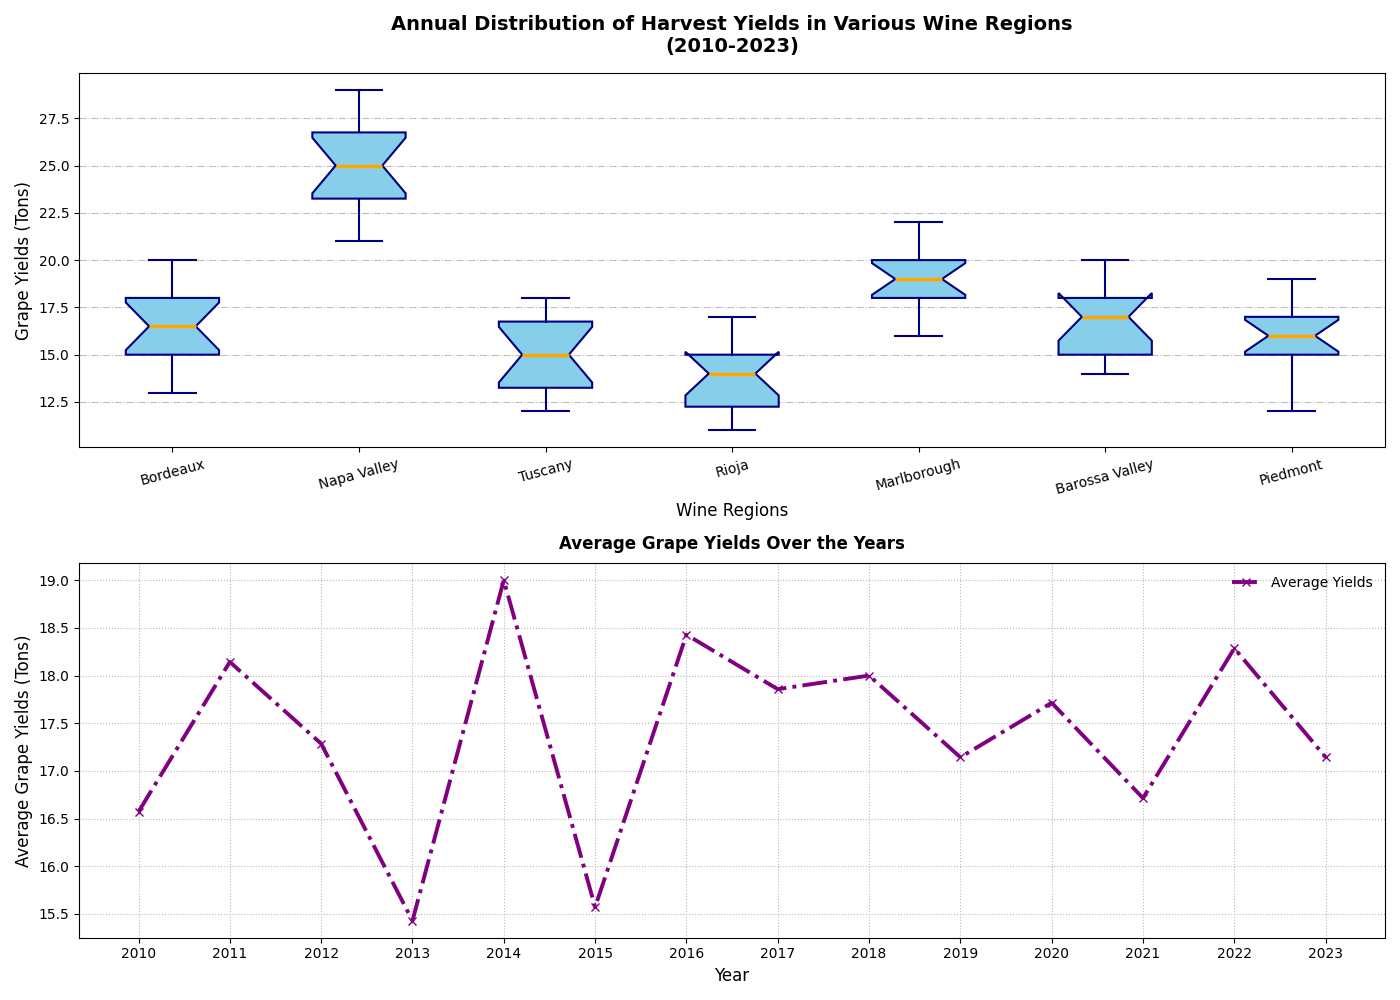

Python code for this plot:
import matplotlib.pyplot as plt

bordeaux_yields = [18, 14, 16, 13, 19, 15, 20, 18, 16, 17, 19, 13, 15, 18]
napa_valley_yields = [23, 24, 25, 21, 27, 23, 26, 28, 22, 24, 29, 25, 27, 26]
tuscany_yields = [14, 17, 16, 12, 17, 13, 15, 16, 18, 14, 15, 12, 18, 13]
rioja_yields = [13, 15, 16, 11, 17, 12, 14, 15, 16, 13, 12, 14, 11, 15]
marlborough_yields = [18, 21, 22, 16, 19, 17, 20, 18, 19, 21, 17, 20, 18, 19]
barossa_valley_yields = [15, 18, 14, 19, 17, 14, 18, 15, 17, 14, 18, 16, 20, 17]
piedmont_yields = [15, 18, 12, 16, 17, 15, 16, 15, 18, 17, 14, 17, 19, 12]

yield_data = [
    bordeaux_yields,
    napa_valley_yields,
    tuscany_yields,
    rioja_yields,
    marlborough_yields,
    barossa_valley_yields,
    piedmont_yields
]

regions = ['Bordeaux', 'Napa Valley', 'Tuscany', 'Rioja', 'Marlborough', 'Barossa Valley', 'Piedmont']

fig, ax = plt.subplots(2, 1, figsize=(14, 10))

# Randomly changing boxplot styles
ax[0].boxplot(yield_data, patch_artist=True, notch=True,
              boxprops=dict(facecolor='skyblue', color='navy', linewidth=1.5),
              whiskerprops=dict(color='navy', linewidth=1.5),
              capprops=dict(color='navy', linewidth=1.5),
              medianprops=dict(color='orange', linewidth=2.5),
              flierprops=dict(marker='+', color='navy', alpha=0.7))

ax[0].set_title('Annual Distribution of Harvest Yields in Various Wine Regions\n(2010-2023)', fontsize=14, fontweight='bold', pad=15)
ax[0].set_xlabel('Wine Regions', fontsize=12)
ax[0].set_ylabel('Grape Yields (Tons)', fontsize=12)
ax[0].set_xticklabels(regions, rotation=15)
ax[0].grid(axis='y', linestyle='-.', alpha=0.8)  # Changed grid style

years = list(range(2010, 2024))
average_yields_per_year = [
    sum(yields) / len(yields) for yields in zip(*yield_data)
]

# Random changes in plot styles
ax[1].plot(years, average_yields_per_year, marker='x', color='purple', linewidth=2.8, linestyle='-.', label='Average Yields')
ax[1].set_title('Average Grape Yields Over the Years', fontsize=12, fontweight='bold', pad=10)
ax[1].set_xlabel('Year', fontsize=12)
ax[1].set_ylabel('Average Grape Yields (Tons)', fontsize=12)
ax[1].set_xticks(years)
ax[1].legend(frameon=False)  # Changed legend border
ax[1].grid(linestyle=':', alpha=0.9)

plt.tight_layout()
plt.show()
